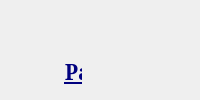
        <widget class="QWidget" name="Nivel2Page">
         <layout class="QHBoxLayout" name="horizontalLayout_4">
          <property name="spacing">
           <number>36</number>
          </property>
          <property name="leftMargin">
           <number>18</number>
          </property>
          <property name="rightMargin">
           <number>18</number>
          </property>
          <item>
           <widget class="QWidget" name="widget_2" native="true">
            <widget class="QLabel" name="TituloPasaporte_3">
             <property name="geometry">
              <rect>
               <x>2</x>
               <y>40</y>
               <width>281</width>
               <height>41</height>
              </rect>
             </property>
             <property name="font">
              <font>
               <family>MS Serif</family>
               <pointsize>16</pointsize>
               <bold>true</bold>
               <underline>true</underline>
              </font>
             </property>
             <property name="styleSheet">
              <string notr="true">color: rgb(0, 0, 127);</string>
             </property>
             <property name="text">
              <string>País de residencia</string>
             </property>
             <property name="alignment">
              <set>Qt::AlignCenter</set>
             </property>
             <property name="wordWrap">
              <bool>true</bool>
             </property>
            </widget>
            <widget class="QLabel" name="AldeanoDesc_2">
             <property name="geometry">
              <rect>
               <x>2</x>
               <y>80</y>
               <width>291</width>
               <height>181</height>
              </rect>
             </property>
             <property name="font">
              <font>
               <family>MS Serif</family>
               <pointsize>14</pointsize>
               <bold>true</bold>
              </font>
             </property>
             <property name="styleSheet">
              <string notr="true">
color: rgb(0, 0, 0);</string>
             </property>
             <property name="text">
              <string>&lt;!DOCTYPE HTML PUBLIC &quot;-//W3C//DTD HTML 4.0//EN&quot; &quot;http://www.w3.org/TR/REC-html40/strict.dtd&quot;&gt;
&lt;html&gt;&lt;head&gt;&lt;meta name=&quot;qrichtext&quot; content=&quot;1&quot; /&gt;&lt;meta charset=&quot;utf-8&quot; /&gt;&lt;style type=&quot;text/css&quot;&gt;
p, li { white-space: pre-wrap; }
hr { height: 1px; border-width: 0; }
li.unchecked::marker { content: &quot;\2610&quot;; }
li.checked::marker { content: &quot;\2612&quot;; }
&lt;/style&gt;&lt;/head&gt;&lt;body style=&quot; font-family:'MS Serif'; font-size:14pt; font-weight:700; font-style:normal;&quot;&gt;
&lt;p style=&quot; margin-top:12px; margin-bottom:12px; margin-left:0px; margin-right:0px; -qt-block-indent:0; text-indent:0px;&quot;&gt;&lt;span style=&quot; font-size:12pt;&quot;&gt;Documento que certifica donde recide actualmente la persona.&lt;/span&gt;&lt;/p&gt;
&lt;p style=&quot; margin-top:12px; margin-bottom:12px; margin-left:0px; margin-right:0px; -qt-block-indent:0; text-indent:0px;&quot;&gt;&lt;span style=&quot; font-size:12pt;&quot;&gt;Este puede no coincidir con el pasaporte, pero no&lt;/span&gt;&lt;/p&gt;
&lt;p style=&quot; margin-top:12px; margin-bottom:12px; margin-left:0px; margin-right:0px; -qt-block-indent:0; text-indent:0px;&quot;&gt;&lt;span style=&quot; font-size:12pt;&quot;&gt;es motivo de preocupacion, siempre y cuando el &lt;/span&gt;&lt;/p&gt;
&lt;p style=&quot; margin-top:12px; margin-bottom:12px; margin-left:0px; margin-right:0px; -qt-block-indent:0; text-indent:0px;&quot;&gt;&lt;span style=&quot; font-size:12pt;&quot;&gt;pais en el que diga vivir &lt;/span&gt;&lt;span style=&quot; font-size:12pt; color:#00aa00;&quot;&gt;sea válido.&lt;/span&gt;&lt;/p&gt;&lt;/body&gt;&lt;/html&gt;</string>
             </property>
             <property name="alignment">
              <set>Qt::AlignCenter</set>
             </property>
             <property name="wordWrap">
              <bool>true</bool>
             </property>
            </widget>
            <widget class="QLabel" name="Imagen_2">
             <property name="geometry">
              <rect>
               <x>2</x>
               <y>290</y>
               <width>301</width>
               <height>171</height>
              </rect>
             </property>
             <property name="styleSheet">
              <string notr="true">image: url(:/Resources/Documentos/Residencia.png);</string>
             </property>
             <property name="text">
              <string/>
             </property>
            </widget>
            <widget class="QLabel" name="AldeanoDesc_3">
             <property name="geometry">
              <rect>
               <x>2</x>
               <y>390</y>
               <width>291</width>
               <height>181</height>
              </rect>
             </property>
             <property name="font">
              <font>
               <family>MS Serif</family>
               <pointsize>14</pointsize>
               <bold>true</bold>
              </font>
             </property>
             <property name="styleSheet">
              <string notr="true">
color: rgb(0, 0, 0);</string>
             </property>
             <property name="text">
              <string>&lt;!DOCTYPE HTML PUBLIC &quot;-//W3C//DTD HTML 4.0//EN&quot; &quot;http://www.w3.org/TR/REC-html40/strict.dtd&quot;&gt;
&lt;html&gt;&lt;head&gt;&lt;meta name=&quot;qrichtext&quot; content=&quot;1&quot; /&gt;&lt;meta charset=&quot;utf-8&quot; /&gt;&lt;style type=&quot;text/css&quot;&gt;
p, li { white-space: pre-wrap; }
hr { height: 1px; border-width: 0; }
li.unchecked::marker { content: &quot;\2610&quot;; }
li.checked::marker { content: &quot;\2612&quot;; }
&lt;/style&gt;&lt;/head&gt;&lt;body style=&quot; font-family:'MS Serif'; font-size:14pt; font-weight:700; font-style:normal;&quot;&gt;
&lt;p style=&quot; margin-top:12px; margin-bottom:12px; margin-left:0px; margin-right:0px; -qt-block-indent:0; text-indent:0px;&quot;&gt;&lt;span style=&quot; color:#ffaa00;&quot;&gt;Apariencia del documento.&lt;/span&gt;&lt;/p&gt;&lt;/body&gt;&lt;/html&gt;</string>
             </property>
             <property name="alignment">
              <set>Qt::AlignCenter</set>
             </property>
             <property name="wordWrap">
              <bool>true</bool>
             </property>
            </widget>
           </widget>
          </item>
          <item>
           <widget class="QWidget" name="widget_3" native="true">
            <widget class="QLabel" name="TituloPasaporte_4">
             <property name="geometry">
              <rect>
               <x>20</x>
               <y>140</y>
               <width>281</width>
               <height>41</height>
              </rect>
             </property>
             <property name="font">
              <font>
               <family>MS Serif</family>
               <pointsize>17</pointsize>
               <bold>true</bold>
               <underline>true</underline>
              </font>
             </property>
             <property name="styleSheet">
              <string notr="true">color: rgb(0, 0, 127);</string>
             </property>
             <property name="text">
              <string>Motivo de estancia.</string>
             </property>
             <property name="alignment">
              <set>Qt::AlignCenter</set>
             </property>
             <property name="wordWrap">
              <bool>true</bool>
             </property>
            </widget>
            <widget class="QLabel" name="AldeanoDesc_4">
             <property name="geometry">
              <rect>
               <x>10</x>
               <y>160</y>
               <width>291</width>
               <height>241</height>
              </rect>
             </property>
             <property name="font">
              <font>
               <family>MS Serif</family>
               <pointsize>16</pointsize>
               <bold>true</bold>
              </font>
             </property>
             <property name="styleSheet">
              <string notr="true">
color: rgb(0, 0, 0);</string>
             </property>
             <property name="text">
              <string>&lt;!DOCTYPE HTML PUBLIC &quot;-//W3C//DTD HTML 4.0//EN&quot; &quot;http://www.w3.org/TR/REC-html40/strict.dtd&quot;&gt;
&lt;html&gt;&lt;head&gt;&lt;meta name=&quot;qrichtext&quot; content=&quot;1&quot; /&gt;&lt;meta charset=&quot;utf-8&quot; /&gt;&lt;style type=&quot;text/css&quot;&gt;
p, li { white-space: pre-wrap; }
hr { height: 1px; border-width: 0; }
li.unchecked::marker { content: &quot;\2610&quot;; }
li.checked::marker { content: &quot;\2612&quot;; }
&lt;/style&gt;&lt;/head&gt;&lt;body style=&quot; font-family:'MS Serif'; font-size:14pt; font-weight:700; font-style:normal;&quot;&gt;
&lt;p style=&quot; margin-top:12px; margin-bottom:12px; margin-left:0px; margin-right:0px; -qt-block-indent:0; text-indent:0px;&quot;&gt;A partir de ahora, los inmigrantes deben comunicar&lt;/p&gt;
&lt;p style=&quot; margin-top:12px; margin-bottom:12px; margin-left:0px; margin-right:0px; -qt-block-indent:0; text-indent:0px;&quot;&gt;el motivo por el cual vienen al país. &lt;/p&gt;
&lt;p style=&quot; margin-top:12px; margin-bottom:12px; margin-left:0px; margin-right:0px; -qt-block-indent:0; text-indent:0px;&quot;&gt;Esté atento a cualquier discrepancia entre los datos de estancia y lo comunicado por la persona.&lt;/p&gt;&lt;/body&gt;&lt;/html&gt;</string>
             </property>
             <property name="alignment">
              <set>Qt::AlignCenter</set>
             </property>
             <property name="wordWrap">
              <bool>true</bool>
             </property>
            </widget>
           </widget>
          </item>
         </layout>
        </widget>
